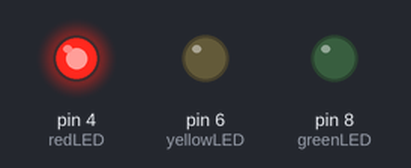
Simulated run of this sketch. Board: Arduino Uno, built with avr-gcc and run on an emulated ATmega328P. Parts: output pins drawn as LEDs (lit = HIGH).

Above: at 0.2 s.
At 1.2 s:
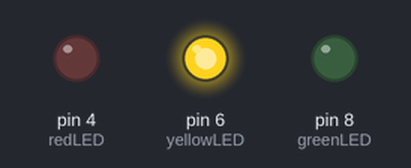
At 2.2 s:
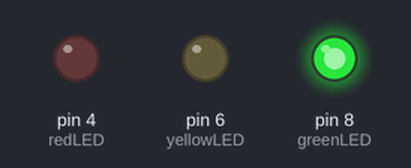
At 5.7 s:
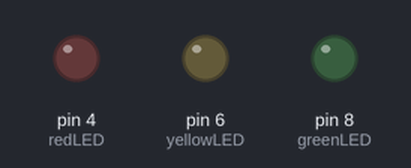
Timing chart, 0 to 6.9 s (numbered marks = the images above):
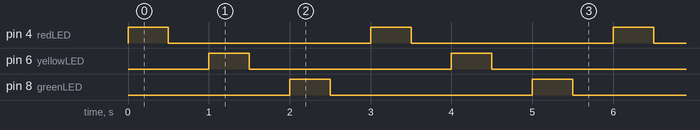

Measured:
- by itself, pin 4 (redLED), pin 6 (yellowLED), pin 8 (greenLED): alternates HIGH for 0.50 s and LOW for 2.5 s
- by itself, everything shown: repeats every 3.0 s, in 6 steps

The sketch:

Blinking_LEDs.ino
```cpp
// ELECTROS Student
//C++ code

int redLED = 4;
int yellowLED = 6;
int greenLED = 8;

void setup()
{
  pinMode(redLED, OUTPUT);
  pinMode(yellowLED, OUTPUT);
  pinMode(8, OUTPUT);
}

void loop()
{
  digitalWrite(redLED, HIGH);
  delay(500); // Wait for 500 millisecond(s)
  digitalWrite(redLED, LOW);
  delay(500); // Wait for 500 millisecond(s)
  digitalWrite(yellowLED, HIGH);
  delay(500); // Wait for 500 millisecond(s)
  digitalWrite(yellowLED, LOW);
  delay(500); // Wait for 500 millisecond(s)
  digitalWrite(greenLED, HIGH);
  delay(500); // Wait for 500 millisecond(s)
  digitalWrite(greenLED, LOW);
  delay(500); // Wait for 500 millisecond(s)
}
```
